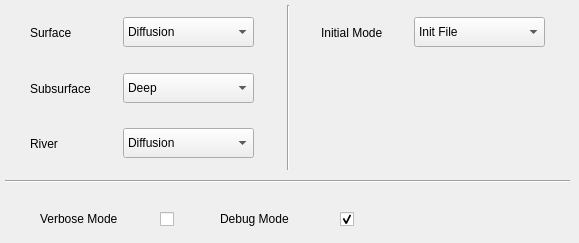
   <widget class="QWidget" name="tab_1">
    <attribute name="title">
     <string> Model Process Parameters</string>
    </attribute>
    <widget class="QComboBox" name="comboBoxRiverMode">
     <property name="geometry">
      <rect>
       <x>123</x>
       <y>128</y>
       <width>131</width>
       <height>30</height>
      </rect>
     </property>
     <property name="currentText">
      <string>Diffusion</string>
     </property>
     <property name="currentIndex">
      <number>1</number>
     </property>
     <item>
      <property name="text">
       <string>Kinematic</string>
      </property>
     </item>
     <item>
      <property name="text">
       <string>Diffusion</string>
      </property>
     </item>
    </widget>
    <widget class="QComboBox" name="comboBoxSubsurfaceMode">
     <property name="geometry">
      <rect>
       <x>123</x>
       <y>73</y>
       <width>131</width>
       <height>30</height>
      </rect>
     </property>
     <property name="currentText">
      <string>Deep</string>
     </property>
     <property name="currentIndex">
      <number>1</number>
     </property>
     <item>
      <property name="text">
       <string>Shallow</string>
      </property>
     </item>
     <item>
      <property name="text">
       <string>Deep</string>
      </property>
     </item>
    </widget>
    <widget class="QLabel" name="textLabel3_22">
     <property name="geometry">
      <rect>
       <x>30</x>
       <y>128</y>
       <width>91</width>
       <height>31</height>
      </rect>
     </property>
     <property name="text">
      <string>River</string>
     </property>
    </widget>
    <widget class="QLabel" name="textLabel3_20">
     <property name="geometry">
      <rect>
       <x>30</x>
       <y>17</y>
       <width>91</width>
       <height>31</height>
      </rect>
     </property>
     <property name="text">
      <string>Surface</string>
     </property>
    </widget>
    <widget class="QComboBox" name="comboBoxSurfaceMode">
     <property name="geometry">
      <rect>
       <x>123</x>
       <y>17</y>
       <width>131</width>
       <height>30</height>
      </rect>
     </property>
     <property name="currentText">
      <string>Diffusion</string>
     </property>
     <property name="currentIndex">
      <number>1</number>
     </property>
     <item>
      <property name="text">
       <string>Kinematic</string>
      </property>
     </item>
     <item>
      <property name="text">
       <string>Diffusion</string>
      </property>
     </item>
    </widget>
    <widget class="QLabel" name="textLabel3_21">
     <property name="geometry">
      <rect>
       <x>30</x>
       <y>73</y>
       <width>91</width>
       <height>31</height>
      </rect>
     </property>
     <property name="text">
      <string>Subsurface</string>
     </property>
    </widget>
    <widget class="Line" name="line1_2">
     <property name="geometry">
      <rect>
       <x>5</x>
       <y>180</y>
       <width>565</width>
       <height>3</height>
      </rect>
     </property>
     <property name="orientation">
      <enum>Qt::Horizontal</enum>
     </property>
    </widget>
    <widget class="Line" name="line2_3">
     <property name="geometry">
      <rect>
       <x>287</x>
       <y>5</y>
       <width>3</width>
       <height>165</height>
      </rect>
     </property>
     <property name="orientation">
      <enum>Qt::Vertical</enum>
     </property>
    </widget>
    <widget class="QCheckBox" name="checkBoxVerboseMode">
     <property name="geometry">
      <rect>
       <x>160</x>
       <y>208</y>
       <width>20</width>
       <height>23</height>
      </rect>
     </property>
     <property name="text">
      <string/>
     </property>
    </widget>
    <widget class="QLabel" name="textLabel3_23">
     <property name="geometry">
      <rect>
       <x>40</x>
       <y>203</y>
       <width>91</width>
       <height>31</height>
      </rect>
     </property>
     <property name="text">
      <string>Verbose Mode</string>
     </property>
    </widget>
    <widget class="QLabel" name="textLabel3_24">
     <property name="geometry">
      <rect>
       <x>220</x>
       <y>203</y>
       <width>91</width>
       <height>31</height>
      </rect>
     </property>
     <property name="text">
      <string>Debug Mode</string>
     </property>
    </widget>
    <widget class="QCheckBox" name="checkBoxDebugMode">
     <property name="geometry">
      <rect>
       <x>340</x>
       <y>208</y>
       <width>20</width>
       <height>23</height>
      </rect>
     </property>
     <property name="text">
      <string/>
     </property>
     <property name="checked">
      <bool>true</bool>
     </property>
    </widget>
    <widget class="QLabel" name="textLabel3_25">
     <property name="geometry">
      <rect>
       <x>321</x>
       <y>17</y>
       <width>91</width>
       <height>31</height>
      </rect>
     </property>
     <property name="text">
      <string>Initial Mode</string>
     </property>
    </widget>
    <widget class="QComboBox" name="comboBoxInitMode">
     <property name="geometry">
      <rect>
       <x>414</x>
       <y>17</y>
       <width>131</width>
       <height>30</height>
      </rect>
     </property>
     <property name="currentText">
      <string>Init File</string>
     </property>
     <property name="currentIndex">
      <number>2</number>
     </property>
     <item>
      <property name="text">
       <string>Relax</string>
      </property>
     </item>
     <item>
      <property name="text">
       <string>Att/Riv</string>
      </property>
     </item>
     <item>
      <property name="text">
       <string>Init File</string>
      </property>
     </item>
    </widget>
   </widget>
